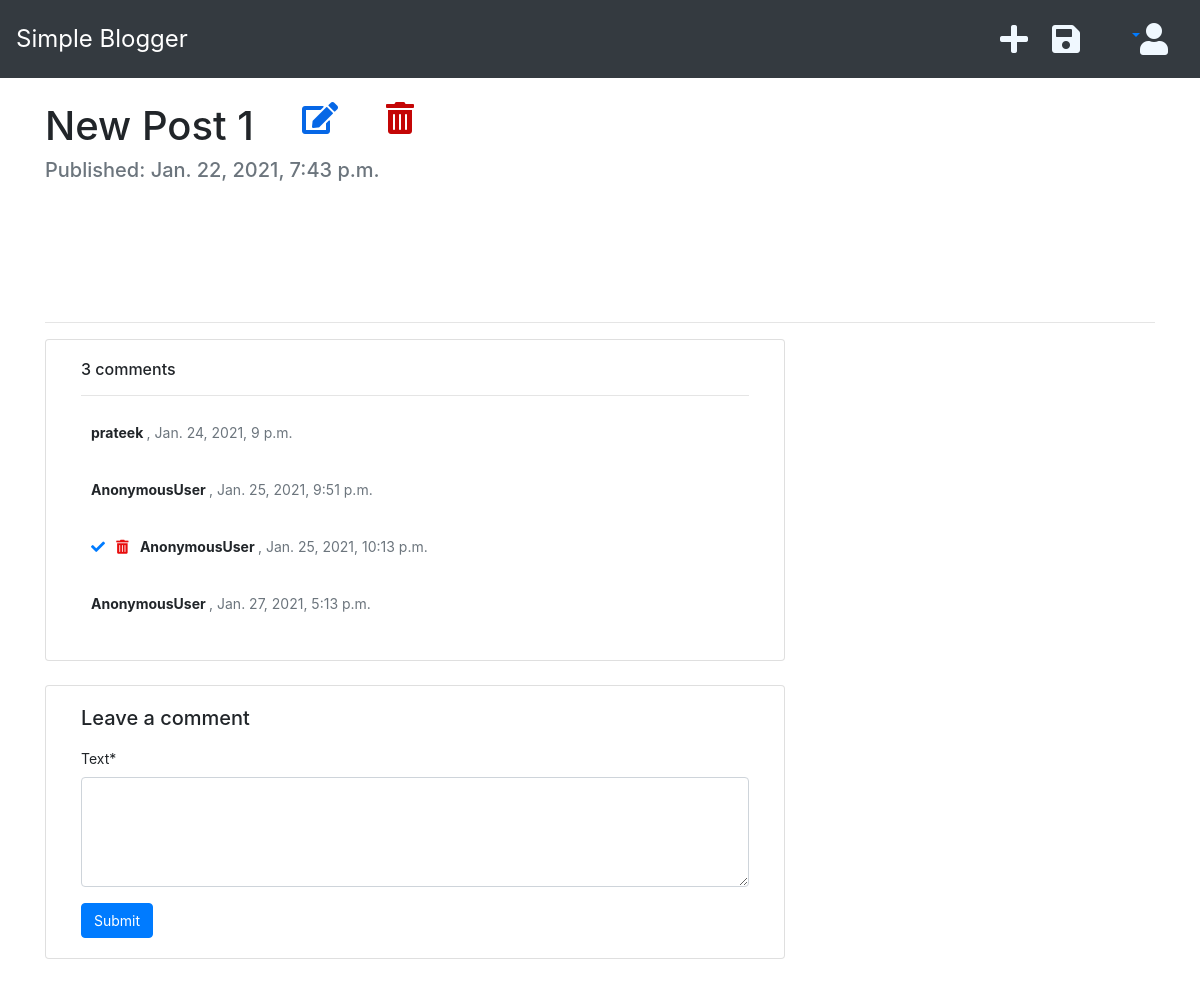
/post/11 (signed in), run on an earlier commit of the app's database.
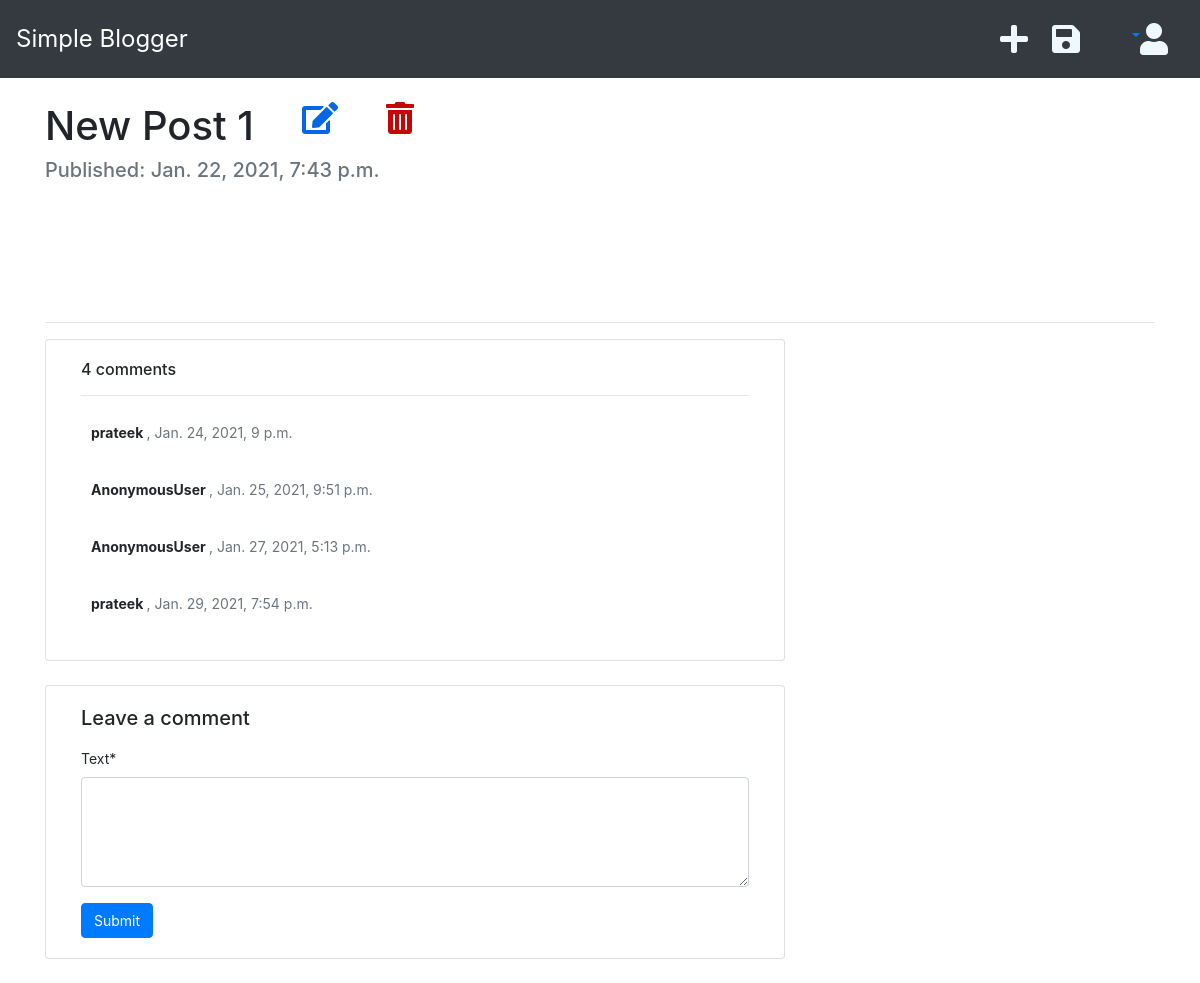
And on a later commit of the database.
### blog/models.py (models this page shows, shortened)
class Post(models.Model):
    author          = models.ForeignKey('auth.User', on_delete=models.CASCADE)
    title           = models.CharField(max_length=150)
    text            = models.TextField()
    created_date    = models.DateTimeField(default=timezone.now)
    published_date  = models.DateTimeField(blank=True, null=True)
    def approved_comments(self):
        return self.comments.filter(approved=True)

class Comment(models.Model):
    post            = models.ForeignKey('blog.Post', on_delete=models.CASCADE, related_name='comments')
    author          = models.CharField(max_length=100)
    text            = models.TextField()
    created_date    = models.DateTimeField(default=timezone.now)
    approved        = models.BooleanField(default=False)
    class Meta:
        ordering = ['created_date']

### blog/views.py (the view)
# urls.py: path('post/<int:pk>', post_detail, name='post_detail'),
def post_detail(request, pk):
    post = get_object_or_404(Post, pk=pk)
    if request.method == 'POST':
        if request.user.is_authenticated:
            form = CommentForm(request.POST)
            if form.is_valid():
                comment = form.save(commit=False)
                comment.author = request.user
                comment.post = post
                comment.save()
                return redirect('post_detail', pk=post.pk)
        else:
            return redirect('login')
    else:
        form = CommentForm()
    stuff_for_frontend = {'post': post, 'form': form}
    return render(request, 'blog/post_detail.html', stuff_for_frontend)

### blog/forms.py
class CommentForm(forms.ModelForm):
	class Meta:
		model = Comment
		fields = ('text',)
		widgets = {
			'text': forms.Textarea(
				attrs={
					'class': 'form-control',
					'rows' : 4,
				}
			),
		}

### blog/templatetags/markdownify.py (called while the page is built)
@register.filter
def markdown(value):
    renderer = HighlightRenderer()
    markdown = mistune.Markdown(renderer = renderer)
    return markdown(value)

### blog/templates/blog/post_detail.html (shortened to what this page needs)
{% extends "index.html" %}
{% load crispy_forms_tags %}
{% load markdownify %}
{% block content %}
<div class="container mt-4">
        <div class="d-flex text-center">
            <h1 class="page-header text-center">{{post.title}}</h1>
            {% if user.is_authenticated %}
                <a href="{% url 'post_edit' pk=post.pk %}"><i class="ml-5 fas fa-edit fa-2x" style="color: #0667e6;"></i></a>
                <a href="{% url 'post_delete' pk=post.pk %}" onclick="return confirm('Are you sure you want to delete this post?')"><i class="ml-5 fas fa-trash-alt fa-2x" style="color: #c40606;"></i></a>
            {% endif %}
        </div>
        {% if post.published_date %}
            <h5 class="mb-2 text-muted">Published: {{post.published_date}}</h5>
        {% endif %}
        <div class="" style="height: 100px;"></div>
        <hr>
        <div class="col-md-8 card mb-4 mt-3 ">
            <div class="card-body" style="font-size: 14px;">
                {% if post.approved_comments %}
                    <h6>{{ post.approved_comments.count }} comments</h6>
                {% else %}
                    <h6>No Comments</h6>
                {% endif %}
                <hr>
                {% for comment in post.comments.all %}
                    {% if user.is_authenticated or comment.approved %}
                        <div class="comments" style="padding: 10px;">
                            <p class="font-weight-bold">
                                {% if not comment.approved and user.is_superuser %}
                                    <a href="{% url 'comment_approve' pk=comment.pk %}"><i class="fas fa-check mr-2"></i></a>
                                    <a href="{% url 'comment_remove' pk=comment.pk %}"><i class="fas fa-trash-alt mr-2" style="color: #e70c0c;"></i></a>
                                {% endif %}
                                {{ comment.author }}
                                <span class=" text-muted font-weight-normal">
                                    ,  {{ comment.created_date }}
                                </span>
                            </p>
                        </div>
                    {% endif %}
                {% endfor %}
            </div>
        </div>
        <div class="col-md-8 card mb-4  mt-3 ">
            <div class="card-body" style="font-size: 14px;">
                <!-- {% if new_comment %}
                <div class="alert alert-success" role="alert">
                    Your comment is awaiting moderation
                </div>
                {% else %} -->
                <h5>Leave a comment</h5>
                <form method="post" style="margin-top: 1.3em;">
                    <div class="mb-3 mx-auto">
                        {{form.text|as_crispy_field }}
                    </div>
                    <button type="submit" class="btn btn-primary" style="font-size: 14px;">Submit</button>
                </form>
                {% endif %}
            </div>
        </div>
</div>
{% endblock %}

What changed in the data, as far as the page shows it:
removed Comment: approved False (drawn), author "AnonymousUser", created_date "Jan. 25, 2021, 10:13 p.m."
changed Post "New Post 1": approved_comments.count "3" → "4"
added Comment: author "prateek", created_date "Jan. 29, 2021, 7:54 p.m."
